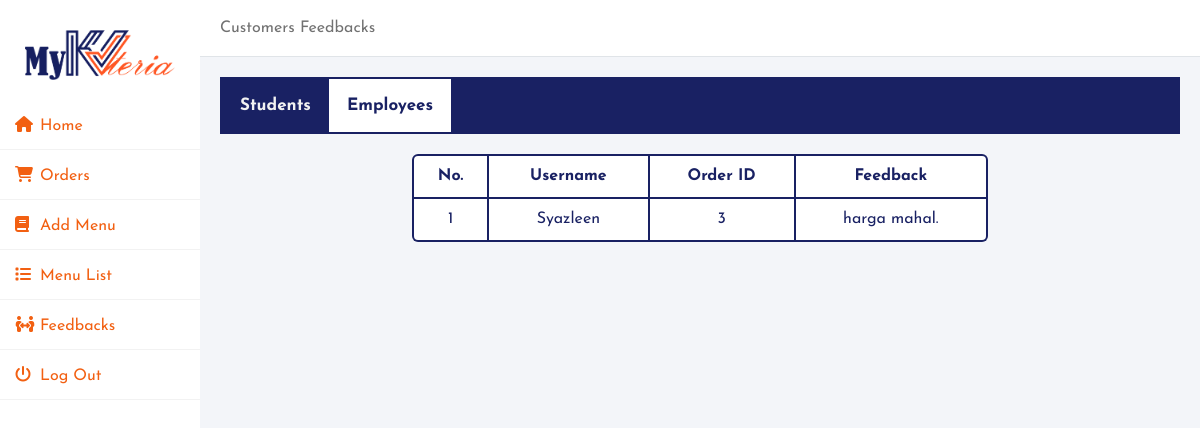
The page /feedbackep.php on the database its author committed.
### tables this page shows
CREATE TABLE `eporders` (
  `id` int(11) NOT NULL,
  `dateorder` date NOT NULL DEFAULT current_timestamp(),
  `timeorder` time NOT NULL DEFAULT current_timestamp(),
  `username` varchar(100) NOT NULL,
  `status` varchar(100) DEFAULT NULL,
  `feedback` text DEFAULT NULL
);

### feedbackep.php (the view, shortened to what this page needs)
<!DOCTYPE html>
<html>
<head>
  <link rel = "stylesheet" type = "text/css" href = "addashboard.css">
  <link rel = "stylesheet" type = "text/css" href = "custorders.css">
</head>
<body>
<?php
include 'config.php';
?>
<div class="wrapper">
    <div class="sidebar">
      <center>
        <a href="addashboard.php"><img src = "img/Mykvteria.png" width="150px"></a>
        </center>
        <br>
        <ul>
            <li><a href="addashboard.php"><i class="fas fa-home"></i>Home</a></li>
            <li><a href="custorders.php"><i class="fas fa-shopping-cart"></i>Orders</a></li>
            <li><a href="menu.php"><i class="fas fa-book"></i>Add Menu</a></li>
            <li><a href="menulist.php"><i class="fas fa-list"></i>Menu List</a></li>
            <li><a href="feedback.php"><i class="fas fa-people-arrows"></i>Feedbacks</a></li>
            <li><a href="adlogout.php"><i class="fas fa-power-off"></i>Log Out</a></li>
        </ul>
    </div>
    <div class="main_content">
        <div class="header">Customers Feedbacks
        </div>
        <div class="info">
          <div>
            <div class="topnav">
              <a href="feedback.php">Students</a>
              <a class="active" href="feedbackep.php">Employees</a>
</div>
            <center>
              <table>
                <tr>
                  <th>No.</th>
                  <th>Username</th>
                  <th>Order ID</th>
                  <th>Feedback</th>
                </tr>
                <?php
                $i =1;
      $sql = "select * from eporders where feedback IS NOT NULL";
      $result = $con->query($sql);
      if($result->num_rows>0){
        while($row = $result->fetch_assoc()){
      ?>
                <tr>
                  <td><?php echo $i++; ?></td>
                  <td><?php echo $row['username']; ?></td>
                  <td><?php echo $row['id']; ?></td>
                  <td><?php echo $row['feedback']; ?></td>
                </tr>
                <?php
                  }
                }
                ?>
              </table>
            </center>
          </div>
      </div>
    </div>
</div>
</body>
</html>

### addashboard.css (style rules this page uses)
* { margin: 0; padding: 0; box-sizing: border-box; list-style: none; text-decoration: none; font-family: 'Josefin Sans', sans-serif; }
body { background-color: #f3f5f9; }
.wrapper { display: flex; position: relative; }
.wrapper .sidebar { width: 200px; height: 100%; background: white; padding: 30px 0px; position: fixed; }
.wrapper .sidebar ul li { padding: 15px; border-bottom: 1px solid #bdb8d7; border-bottom: 1px solid rgba(0,0,0,0.05); border-top: 1px solid rgba(255,255,255,0.05); }
.wrapper .sidebar ul li a { color: #F26012; display: block; }
.wrapper .sidebar ul li a .fas { width: 25px; }
.wrapper .main_content { width: 100%; margin-left: 200px; }
.wrapper .main_content .header { padding: 20px; background: #fff; color: #717171; border-bottom: 1px solid #e0e4e8; }
.wrapper .main_content .info { margin: 20px; color: #717171; line-height: 25px; }
.wrapper .main_content .info div { margin-bottom: 20px; }

### custorders.css (style rules this page uses)
table { border-collapse: separate; border-spacing: 0; min-width: 350px; color: #192163; text-align: center; width: 60%; }
table tr th, table tr td { border-right: 2px solid #192163; border-bottom: 2px solid #192163; text-decoration: none; padding: 8px 8px; }
table tr th:first-child, table tr td:first-child { border-left: 2px solid #192163; }
table tr th { background: white; border-top: 2px solid #192163; text-align: center; }
table tr:first-child th:first-child { border-top-left-radius: 6px; }
table tr:first-child th:last-child { border-top-right-radius: 6px; }
table tr:last-child td:first-child { border-bottom-left-radius: 6px; }
table tr:last-child td:last-child { border-bottom-right-radius: 6px; }
td { background: white; text-align: center; }

### feedbackep.php (style rules this page uses)
.topnav { background-color: #192163; overflow: hidden; text-shadow: none; border:2px solid #192163; }
.topnav a { float: left; color: #f2f2f2; text-align: center; padding: 14px 18px; text-decoration: none; font-size: 17px; font-weight: bold; }
.topnav a.active { background-color: white; color: #192163; }

### rows shown on the page
eporders: username "Syazleen", id "3", feedback "harga mahal."
